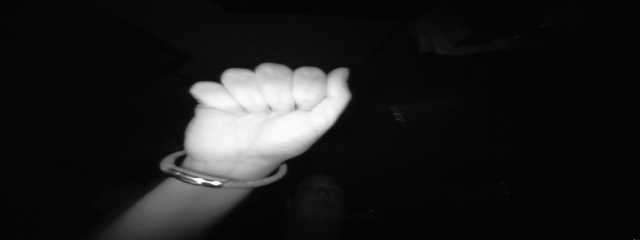
#> input picture datasets/fist/frame_08_03_0001.png, 640 x 240 px; its folder holds only this picture in this run
$ python model.py
#> lines starting #> are read from the running program, lines starting #| are printed output that depends on the picture
import os
import cv2
import numpy as np
import joblib
from skimage.feature import hog
from sklearn.svm import SVC

DATASET = "datasets"
IMG_SIZE = 64

X, y = [], []
labels = os.listdir(DATASET)

for idx, label in enumerate(labels):
    for img_name in os.listdir(os.path.join(DATASET, label)):
        img_path = os.path.join(DATASET, label, img_name)
        img = cv2.imread(img_path, cv2.IMREAD_GRAYSCALE)
#> img is the input picture: shape (240, 640); min 0, max 255, mean 28.9
        img = cv2.resize(img, (IMG_SIZE, IMG_SIZE))
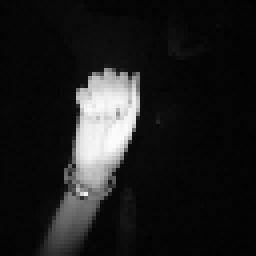
#> img: shape (64, 64) (shown 4 times larger); min 2, max 251, mean 28.8
        features = hog(img)
#> features = 2916 values, max 0.658 at index 2268, min 0 at index 1, mean 0.0609
        X.append(features)
        y.append(idx)
#> pass 2 of the loop `for idx, label in enumerate(labels):`:
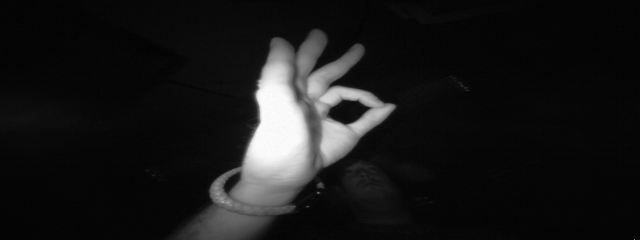
#> input picture datasets/ok_sign/frame_08_07_0001.png, 640 x 240 px
#> img is the input picture: shape (240, 640); min 0, max 255, mean 24.4
#> `img = cv2.resize(img, (IMG_SIZE, IMG_SIZE))`:
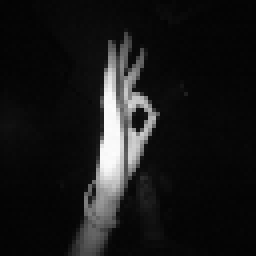
#> img: shape (64, 64) (shown 4 times larger); min 3, max 252, mean 24.3
#> features = 2916 values, max 0.46 at index 126, min 0 at index 1, mean 0.064

X = np.array(X)
y = np.array(y)

model = SVC(kernel="linear")
model.fit(X, y)

joblib.dump((model, labels), "gesture_model.pkl")
print("Model trained and saved")
